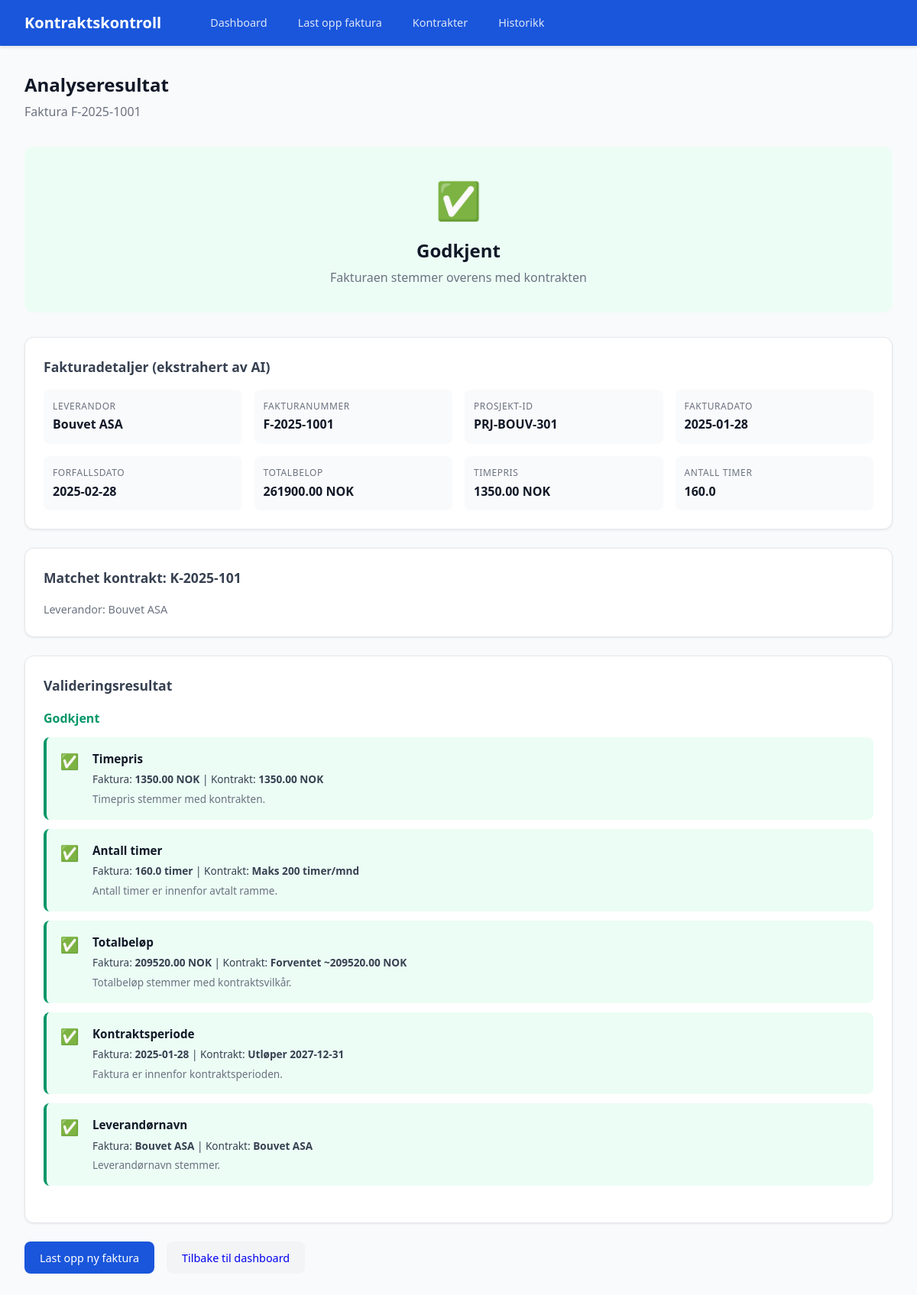
The page /resultat/49 on the database its author committed.
### tables this page shows
CREATE TABLE faktura_logg (
            id INTEGER PRIMARY KEY AUTOINCREMENT,
            filnavn TEXT NOT NULL,
            leverandor_navn TEXT,
            prosjekt_id TEXT,
            faktura_nummer TEXT,
            faktura_dato TEXT,
            forfallsdato TEXT,
            total_belop REAL,
            timepris REAL,
            antall_timer REAL,
            kontrakt_id INTEGER,
            status TEXT DEFAULT 'behandles',
            avvik_rapport TEXT,
            analysert TIMESTAMP DEFAULT CURRENT_TIMESTAMP,
            FOREIGN KEY (kontrakt_id) REFERENCES kontrakter(id)
        );

CREATE TABLE kontrakter (
            id INTEGER PRIMARY KEY AUTOINCREMENT,
            leverandor_navn TEXT NOT NULL,
            prosjekt_id TEXT,
            kontrakt_nummer TEXT UNIQUE,
            timepris REAL,
            maks_timer_per_maaned INTEGER,
            sla_responstid_timer INTEGER,
            avtalt_rabatt_prosent REAL DEFAULT 0,
            valuta TEXT DEFAULT 'NOK',
            startdato TEXT,
            sluttdato TEXT,
            beskrivelse TEXT,
            opprettet TIMESTAMP DEFAULT CURRENT_TIMESTAMP
        , kontakt_person TEXT DEFAULT '', kontakt_epost TEXT DEFAULT '', fil_path TEXT DEFAULT NULL);

### app.py (the view)
@app.route("/resultat/<int:faktura_id>")
def vis_resultat(faktura_id):
    faktura = hent_faktura(faktura_id)
    if not faktura:
        flash("Faktura ikke funnet.", "error")
        return redirect(url_for("dashboard"))
    avvik_rapport = json.loads(faktura["avvik_rapport"]) if faktura.get("avvik_rapport") else {}
    return render_template("result.html", faktura=faktura, rapport=avvik_rapport)

### database.py (called while the page is built)
def get_db():
    conn = sqlite3.connect(DB_PATH)
    conn.row_factory = sqlite3.Row
    return conn

def hent_faktura(faktura_id):
    conn = get_db()
    row = conn.execute("""
        SELECT f.*, k.kontrakt_nummer, k.leverandor_navn as kontrakt_leverandor
        FROM faktura_logg f
        LEFT JOIN kontrakter k ON f.kontrakt_id = k.id
        WHERE f.id = ?
    """, (faktura_id,)).fetchone()
    conn.close()
    return dict(row) if row else None

### templates/result.html (shortened to what this page needs)
{% extends "base.html" %}
{% block content %}
<div class="page-header">
    <h2>Analyseresultat</h2>
    <p>Faktura {{ faktura.faktura_nummer or faktura.filnavn }}</p>
</div>
{% if rapport.status == 'GODKJENT' %}
<div class="result-header godkjent">
    <div class="result-icon">&#9989;</div>
    <h2>Godkjent</h2>
    <p>Fakturaen stemmer overens med kontrakten</p>
</div>
{% elif rapport.status == 'AVVIK FUNNET' %}
<div class="result-header avvik">
    <div class="result-icon">&#10060;</div>
    <h2>Avvik funnet</h2>
    <p>{{ rapport.oppsummering.antall_avvik }} avvik oppdaget - krever manuell vurdering</p>
</div>
{% elif rapport.status == 'ADVARSEL' %}
<div class="result-header advarsel">
    <div class="result-icon">&#9888;&#65039;</div>
    <h2>Advarsel</h2>
    <p>{{ rapport.oppsummering.antall_advarsler }} advarsler - bor sjekkes</p>
</div>
{% elif rapport.status == 'INGEN KONTRAKT FUNNET' %}
<div class="result-header ingen">
    <div class="result-icon">&#128269;</div>
    <h2>Ingen kontrakt funnet</h2>
    <p>{{ rapport.beskrivelse }}</p>
</div>
{% endif %}
<div class="card">
    <h3>Fakturadetaljer (ekstrahert av AI)</h3>
    <div class="detail-grid">
        <div class="detail-item">
            <div class="detail-label">Leverandor</div>
            <div class="detail-value">{{ faktura.leverandor_navn or '-' }}</div>
        </div>
        <div class="detail-item">
            <div class="detail-label">Fakturanummer</div>
            <div class="detail-value">{{ faktura.faktura_nummer or '-' }}</div>
        </div>
        <div class="detail-item">
            <div class="detail-label">Prosjekt-ID</div>
            <div class="detail-value">{{ faktura.prosjekt_id or '-' }}</div>
        </div>
        <div class="detail-item">
            <div class="detail-label">Fakturadato</div>
            <div class="detail-value">{{ faktura.faktura_dato or '-' }}</div>
        </div>
        <div class="detail-item">
            <div class="detail-label">Forfallsdato</div>
            <div class="detail-value">{{ faktura.forfallsdato or '-' }}</div>
        </div>
        <div class="detail-item">
            <div class="detail-label">Totalbelop</div>
            <div class="detail-value">{{ "%.2f"|format(faktura.total_belop) if faktura.total_belop else '-' }} NOK</div>
        </div>
        <div class="detail-item">
            <div class="detail-label">Timepris</div>
            <div class="detail-value">{{ "%.2f"|format(faktura.timepris) if faktura.timepris else '-' }} NOK</div>
        </div>
        <div class="detail-item">
            <div class="detail-label">Antall timer</div>
            <div class="detail-value">{{ faktura.antall_timer if faktura.antall_timer else '-' }}</div>
        </div>
    </div>
</div>
{% if rapport.kontrakt_nummer %}
<div class="card">
    <h3>Matchet kontrakt: {{ rapport.kontrakt_nummer }}</h3>
    <p style="color: var(--gray-500); font-size: 0.9rem;">
        Leverandor: {{ faktura.kontrakt_leverandor or '-' }}
    </p>
</div>
{% endif %}
{% if rapport.avvik or rapport.advarsler or rapport.ok %}
<div class="card">
    <h3>Valideringsresultat</h3>
    {% if rapport.ok %}
    <div class="validation-section">
        <h4 style="color: var(--success); margin-bottom: 0.75rem;">Godkjent</h4>
        {% for item in rapport.ok %}
        <div class="validation-item ok">
            <div class="item-icon">&#9989;</div>
            <div class="item-content">
                <div class="item-field">{{ item.felt }}</div>
                <div class="item-values">
                    Faktura: <strong>{{ item.faktura_verdi }}</strong> |
                    Kontrakt: <strong>{{ item.kontrakt_verdi }}</strong>
                </div>
                <div class="item-desc">{{ item.beskrivelse }}</div>
            </div>
        </div>
        {% endfor %}
    </div>
    {% endif %}
</div>
{% endif %}
<div style="margin-top: 1rem; display: flex; gap: 1rem;">
    <a href="{{ url_for('last_opp_faktura') }}" class="btn btn-primary">Last opp ny faktura</a>
    <a href="{{ url_for('dashboard') }}" class="btn" style="background: var(--gray-100);">Tilbake til dashboard</a>
</div>
{% endblock %}

### static/style.css (style rules this page uses)
:root { --primary: #1a56db; --primary-light: #e1effe; --success: #059669; --success-bg: #ecfdf5; --warning: #d97706; --warning-bg: #fffbeb; --danger: #dc2626; --danger-bg: #fef2f2; --gray-50: #f9fafb; --gray-100: #f3f4f6; --gray-200: #e5e7eb; --gray-300: #d1d5db; --gray-500: #6b7280; --gray-700: #374151; --gray-900: #111827; }
* { margin: 0; padding: 0; box-sizing: border-box; }
body { font-family: 'Segoe UI', system-ui, -apple-system, sans-serif; background: var(--gray-50); color: var(--gray-900); line-height: 1.6; }
.page-header { margin-bottom: 2rem; }
.page-header h2 { font-size: 1.5rem; color: var(--gray-900); }
.page-header p { color: var(--gray-500); margin-top: 0.25rem; }
.card { background: white; border-radius: 12px; padding: 1.5rem; box-shadow: 0 1px 3px rgba(0,0,0,0.08); border: 1px solid var(--gray-200); margin-bottom: 1.5rem; }
.card h3 { font-size: 1.1rem; margin-bottom: 1rem; color: var(--gray-700); }
.btn { display: inline-flex; align-items: center; gap: 0.5rem; padding: 0.6rem 1.25rem; border-radius: 8px; font-size: 0.9rem; font-weight: 500; border: none; cursor: pointer; text-decoration: none; transition: all 0.2s; }
.btn-primary { background: var(--primary); color: white; }
.validation-section { margin-bottom: 1.5rem; }
.validation-item { display: flex; align-items: flex-start; padding: 1rem; border-radius: 8px; margin-bottom: 0.75rem; gap: 1rem; }
.validation-item.ok { background: var(--success-bg); border-left: 4px solid var(--success); }
.validation-item .item-icon { font-size: 1.25rem; flex-shrink: 0; width: 28px; text-align: center; }
.validation-item .item-content { flex: 1; }
.validation-item .item-field { font-weight: 600; font-size: 0.95rem; }
.validation-item .item-values { font-size: 0.85rem; color: var(--gray-700); margin-top: 0.25rem; }
.validation-item .item-desc { font-size: 0.85rem; color: var(--gray-500); margin-top: 0.25rem; }
.result-header { text-align: center; padding: 2rem; border-radius: 12px; margin-bottom: 2rem; }
.result-header.godkjent { background: var(--success-bg); }
.result-header .result-icon { font-size: 3rem; }
.result-header h2 { margin-top: 0.5rem; font-size: 1.5rem; }
.result-header p { margin-top: 0.25rem; color: var(--gray-500); }
.detail-grid { display: grid; grid-template-columns: repeat(auto-fit, minmax(250px, 1fr)); gap: 1rem; }
.detail-item { padding: 0.75rem; background: var(--gray-50); border-radius: 8px; }
.detail-item .detail-label { font-size: 0.75rem; color: var(--gray-500); text-transform: uppercase; letter-spacing: 0.05em; }
.detail-item .detail-value { font-weight: 600; margin-top: 0.15rem; }

### rows shown on the page
faktura_logg: faktura_nummer "F-2025-1001", leverandor_navn "Bouvet ASA", prosjekt "PRJ-BOUV-301", faktura_dato "2025-01-28", forfallsdato "2025-02-28", total_belop "261900.00", timepris "1350.00", antall_timer "160.0"
kontrakter: leverandor_navn "Bouvet ASA"

### other values the page prints
{{ rapport.kontrakt_nummer }} "K-2025-101"
{{ item.felt }} "Timepris" "Antall timer" "Totalbeløp" "Kontraktsperiode" "Leverandørnavn"
{{ item.faktura_verdi }} "1350.00 NOK" "160.0 timer" "209520.00 NOK" "2025-01-28" "Bouvet ASA"
{{ item.kontrakt_verdi }} "1350.00 NOK" "Maks 200 timer/mnd" "Forventet ~209520.00 NOK" "Utløper 2027-12-31" "Bouvet ASA"
{{ item.beskrivelse }} "Timepris stemmer med kontrakten." "Antall timer er innenfor avtalt ramme." "Totalbeløp stemmer med kontraktsvilkår." "Faktura er innenfor kontraktsperioden." "Leverandørnavn stemmer."
